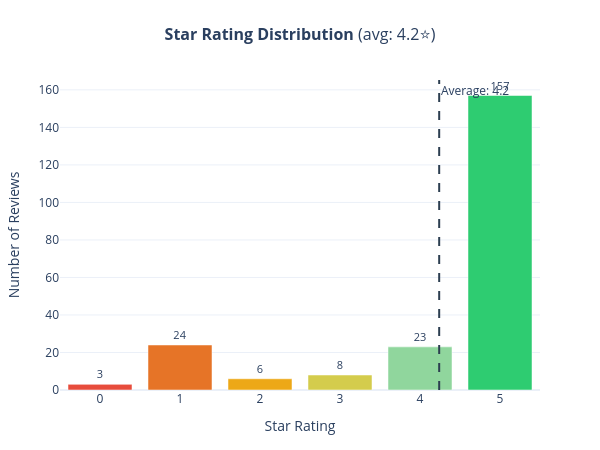

The notebook cell this image was saved under:
### Code cell
# Chart 8 — Star Rating Distribution with Average Line
star_counts = df['Stars'].value_counts().sort_index().reset_index()
star_counts.columns = ['Stars', 'Count']
avg_stars = df['Stars'].mean()

fig = px.bar(
    star_counts, x='Stars', y='Count',
    title=f'<b>Star Rating Distribution</b> (avg: {avg_stars:.1f}⭐)',
    color='Stars',
    color_continuous_scale=['#e74c3c','#e67e22','#f1c40f','#a8d8a8','#2ecc71'],
    text='Count', template=TEMPLATE
)
fig.add_vline(
    x=avg_stars, line_dash='dash', line_color='#2c3e50', line_width=2,
    annotation_text=f'Average: {avg_stars:.1f}',
    annotation_position='top right',
    annotation_font_size=12
)
fig.update_traces(textposition='outside', textfont_size=11)
fig.update_layout(
    title_x=0.5, title_font_size=16,
    width=600, height=450,
    margin=dict(t=80, b=60, l=60, r=60),
    coloraxis_showscale=False,
    xaxis_title='Star Rating', yaxis_title='Number of Reviews',
    xaxis=dict(tickmode='linear', tick0=0, dtick=1)
)
fig.show()

### Figure 1 — Plotly figure (JSON) as saved in the notebook; plotly's stock layout.template omitted (floating-point values rounded to 4 significant figures)
{"data": [{"hovertemplate": "Stars=%{marker.color}<br>Count=%{text}<extra></extra>", "legendgroup": "", "marker": {"color": [0, 1, 2, 3, 4, 5], "coloraxis": "coloraxis", "pattern": {"shape": ""}}, "name": "", "orientation": "v", "showlegend": false, "text": [3.0, 24.0, 6.0, 8.0, 23.0, 157.0], "textfont": {"size": 11}, "textposition": "outside", "type": "bar", "x": [0, 1, 2, 3, 4, 5], "xaxis": "x", "y": [3, 24, 6, 8, 23, 157], "yaxis": "y"}], "layout": {"annotations": [{"font": {"size": 12}, "showarrow": false, "text": "Average: 4.2", "x": 4.24, "xanchor": "left", "xref": "x", "y": 1, "yanchor": "top", "yref": "y domain"}], "barmode": "relative", "coloraxis": {"colorbar": {"title": {"text": "Stars"}}, "colorscale": [[0, "#e74c3c"], [0.25, "#e67e22"], [0.5, "#f1c40f"], [0.75, "#a8d8a8"], [1, "#2ecc71"]], "showscale": false}, "height": 450, "legend": {"tracegroupgap": 0}, "margin": {"b": 60, "l": 60, "r": 60, "t": 80}, "shapes": [{"line": {"color": "#2c3e50", "dash": "dash", "width": 2}, "type": "line", "x0": 4.24, "x1": 4.24, "xref": "x", "y0": 0, "y1": 1, "yref": "y domain"}], "title": {"font": {"size": 16}, "text": "<b>Star Rating Distribution</b> (avg: 4.2⭐)", "x": 0.5}, "width": 600, "xaxis": {"anchor": "y", "domain": [0, 1], "dtick": 1, "tick0": 0, "tickmode": "linear", "title": {"text": "Star Rating"}}, "yaxis": {"anchor": "x", "domain": [0, 1], "title": {"text": "Number of Reviews"}}}}
